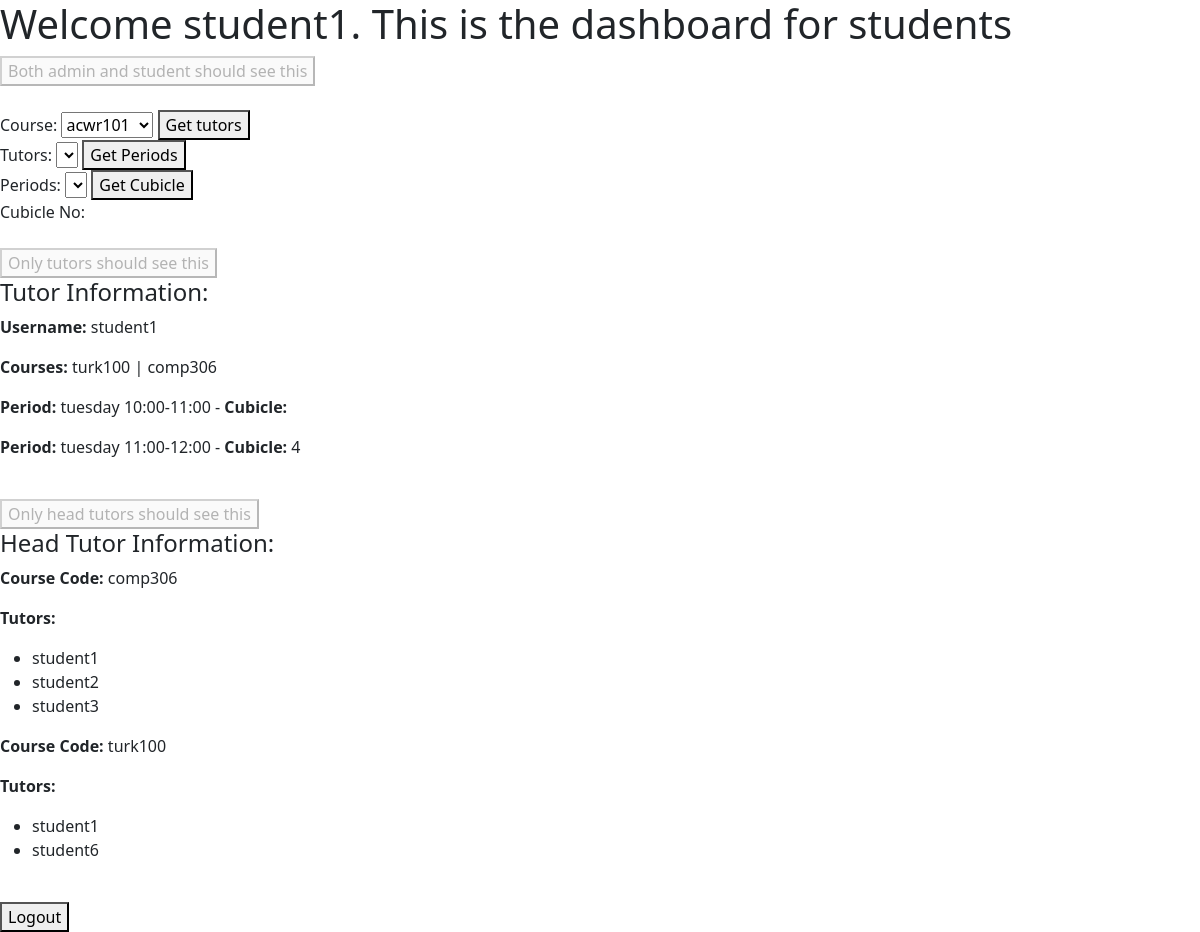
Page /selectCourse (signed in) on the committed database.
### tables this page shows
CREATE TABLE course_tutor_db( 
        course_code VARCHAR(50),
        tutor_name VARCHAR(50),
        PRIMARY KEY (course_code, tutor_name),
        FOREIGN KEY (course_code) REFERENCES courses_db(code) ON DELETE CASCADE,
        FOREIGN KEY (tutor_name) REFERENCES tutors_db(username) ON DELETE CASCADE);

CREATE TABLE periods_db(
    id INTEGER PRIMARY KEY AUTOINCREMENT,
    day VARCHAR(10) CHECK (day IN ("monday","tuesday","wednesday","thursday","friday")),
    interval VARCHAR(12) CHECK (interval IN ("08:00-09:00", "09:00-10:00", "10:00-11:00","11:00-12:00","12:00-13:00","13:00-14:00","14:00-15:00","15:00-16:00","16:00-17:00")));

CREATE TABLE courses_db( 
    code VARCHAR(50),
    name VARCHAR(50),
    headtutor_name VARCHAR(50),
    PRIMARY KEY (code),
    FOREIGN KEY (headtutor_name) REFERENCES users_db(username));

### app.py (the view)
@app.route('/selectCourse', methods=['GET'])
def addTutorCourse():
    selected_course = request.args.get("head_tutor_course_selection")
    tutors = TS.getTutorByCourse(selected_course)
    return dashboard(tutors=tutors, selected_course=selected_course)

### repository/CourseRepository.py (called while the page is built)
def getAllCourses():
    c, conn = Repo.getCursorAndConnection()
    c.execute(
        f"SELECT code FROM {DB.courses}")
    courses = c.fetchall()
    conn.close()
    return courses

### repository/CourseTutorRepository.py (called while the page is built)
def getTutorsByCourse(courseCode: str):
    c, conn = Repo.getCursorAndConnection()
    c.execute(f"SELECT tutor_name FROM {DB.course_tutor} WHERE course_code = '{courseCode}'")
    result = c.fetchall()
    conn.close()
    return result

def getCoursesByTutor(tutor_name: str):
    c, conn = Repo.getCursorAndConnection()
    c.execute(f"SELECT course_code FROM {DB.course_tutor} WHERE tutor_name = '{tutor_name}'")
    result = c.fetchall()
    conn.close()
    return result

### repository/PeriodRepository.py (called while the page is built)
def getAllPeriods():
    c, conn = Repo.getCursorAndConnection()
    c.execute(
        f"SELECT * FROM {DB.periods}")
    periods = c.fetchall()
    conn.close()
    return periods

def getPeriod(day, interval):
    c, conn = Repo.getCursorAndConnection()
    c.execute(
        f"SELECT * FROM {DB.periods} WHERE day = ? and interval = ?", (day, interval))
    period = c.fetchone()
    conn.close()
    return period

def getDayAndInterval(period_id):
    c, conn = Repo.getCursorAndConnection()
    c.execute(
        f"SELECT day, interval FROM {DB.periods} WHERE id = ?", (period_id[0],))
    day, interval = c.fetchone()
    conn.close()
    return day, interval

### repository/Repository.py (called while the page is built)
def getCursorAndConnection():
    conn = sqlite3.connect(DB.project_db)
    conn.execute("PRAGMA foreign_keys = 1")
    c = conn.cursor()
    return c, conn

### repository/TutorPeriodCubicleRepository.py (called while the page is built)
def getCubicleByTutorPeriod(tutor_username: str, period_id: str):
    c, conn = Repo.getCursorAndConnection()
    c.execute(f"SELECT cubicle_number FROM {DB.tp_cubicle}"
              f" WHERE tp_id IN"
              f" (SELECT id FROM {DB.tutor_period}"
              f" WHERE tutor_username='{tutor_username}' AND period_id='{period_id}')")
    result = c.fetchall()
    conn.close()
    return result

### repository/TutorPeriodRepository.py (called while the page is built)
def getPeriodsByTutor(selected_tutor):
    c, conn = Repo.getCursorAndConnection()
    c.execute(f"SELECT period_id FROM {DB.tutor_period} WHERE tutor_username = '{selected_tutor}'")
    result = c.fetchall()
    conn.close()
    return result

### repository/UserRepository.py (called while the page is built)
def getAllStudents():
    c, conn = Repo.getCursorAndConnection()
    c.execute(f"SELECT username FROM {DB.users} WHERE role = 'student'")
    result = c.fetchall()
    conn.close()
    return result

def isTutorByUsername(username: str):
    tutor = getTutorByUsername(username)
    return not (tutor is None)

### templates/dashboard.html (shortened to what this page needs)
<!DOCTYPE html>
<html>
<head>
    <link href="https://cdn.jsdelivr.net/npm/bootstrap@5.0.1/dist/css/bootstrap.min.css" rel="stylesheet"
>
    <link rel="stylesheet"
        href="https://cdnjs.cloudflare.com/ajax/libs/bootstrap-select/1.14.0-beta2/css/bootstrap-select.min.css"
 />
</head>
<body>
    <h1>Welcome {{username}}. This is the dashboard for {{role}}s</h1>
    <div class="buttons">
        <form action="/feature1" method="GET">
            <button disabled>Both admin and student should see this</button>
        </form>
    </div>
    <br>
    <div class="buttons">
        <form action="/selectCourseStudent" method="GET">
            <label for="course_selection_stu">Course:</label>
            <select id="course_selection_stu" name="course_selection_stu">
                {% if courses %}
                {% for course in courses %}
                <option value="{{course}}" {% if selected_course and course==selected_course %} selected {% endif %}>
                    {{course}} </option>
                {% endfor %}
                {% endif %}
            </select>
            <button>Get tutors</button>
        </form>
        <form action="/getPeriodsOfTutorStudent" method="POST">
            <label for="tutor_selection_stu">Tutors:</label>
            <select id="tutor_selection_stu" name="tutor_selection_stu">
            </select>
            <button>Get Periods</button>
        </form>
        <form action="/getCubicle" method="POST">
            <label for="period_selection_stu">Periods:</label>
            <select id="period_selection_stu" name="period_selection_stu">
            </select>
            <button>Get Cubicle</button>
        </form>
        <div>
            <label for="cubicle_display">Cubicle No:</label>
        </div>
    </div>
    {% if isTutor and isHeadTutor %}
    <br>
    <div class="buttons">
        <form action="/feature2" method="GET">
            <button disabled>Only tutors should see this</button>
        </form>
    </div>
    <div class="tutor-info">
        <h4>Tutor Information:</h4>
        <p><strong>Username:</strong> {{ username }}</p>
        <p><strong>Courses:</strong> {% for course in assigned_courses %}{{ course }} {% if not loop.last %} | {% endif %} {% endfor %}</p>
        {% for period, cubicle_list in cubiclesOfTutor %}
        <p>
            <strong>Period:</strong> {{ period[0] }} {{ period[1] }} - <strong>Cubicle:</strong>
            {% for cubicle in cubicle_list %}{{ cubicle }}{% if not loop.last %}, {% endif %}{% endfor %}
        </p>
        {% endfor %}
    </div>
    {% endif %}
    {% if isHeadTutor %}
    <br>
    <div class="buttons">
        <form action="/feature2" method="GET">
            <button disabled>Only head tutors should see this</button>
        </form>
    </div>
    <h4>Head Tutor Information:</h4>
    {% for course, tutors in coursesWithItsTutors %}
    <p><strong>Course Code:</strong> {{ course }}</p>
    <p><strong>Tutors:</strong></p>
    <ul>
        {% for tutor in tutors %}
        <li>{{ tutor[0] }}</li>
        {% endfor %}
    </ul>
    {% endfor %}
    {% endif %}
    <br>
    <div class="buttons">
        <form action="/logout" method="POST">
            <button>Logout</button>
        </form>
    </div>
</body>
</html>

### rows in the picture
course_tutor_db: course_code "turk100", tutor_name "student1"
course_tutor_db: course_code "comp306", tutor_name "student1"
periods_db: day "tuesday", interval "10:00-11:00"
periods_db: day "tuesday", interval "11:00-12:00", cubicle_list "4"
courses_db: code "comp306"
course_tutor_db: tutor_name "student2"
course_tutor_db: tutor_name "student3"
courses_db: code "turk100"
course_tutor_db: tutor_name "student6"

### other values in the picture
{{ username }} "student1"
form field course_selection_stu "acwr101"
